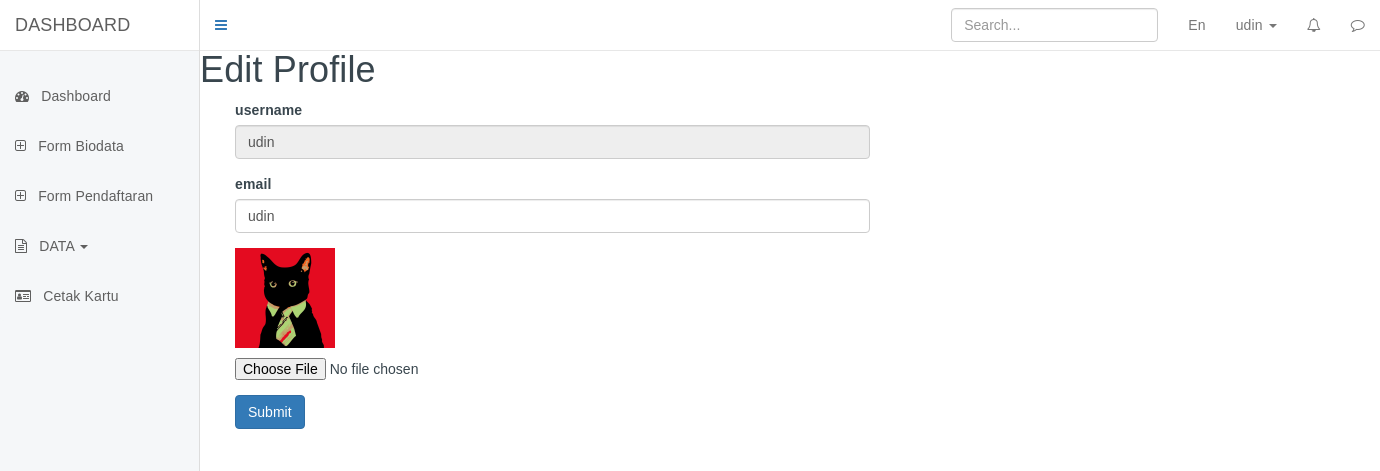
Screenshot of /user/index.php?page=profile (signed in) with the database file from the repository.
### tables this page shows
CREATE TABLE `users` (
  `id_user` int(11) NOT NULL,
  `username` varchar(100) NOT NULL,
  `email` varchar(150) NOT NULL,
  `password` varchar(255) NOT NULL,
  `image` varchar(100) NOT NULL DEFAULT 'default.png',
  `level_id` int(11) NOT NULL DEFAULT 2
);

### controllers/functions.php (called while the page is built, shortened)
<?php
$conn = mysqli_connect("localhost", "root", "", "psb_online_9");
function query($query)
{
  global $conn;
  $result = mysqli_query($conn, $query);
  $rows = [];
  while ($row = mysqli_fetch_assoc($result)) {
    $rows[] = $row;
  }
  return  $rows;
}

### user/views/edit_user.php (the view, shortened to what this page needs)
<?php
$user = query("SELECT * FROM users WHERE id_user = '" . $_SESSION['user_id'] . "'")[0];
?>
<h1>Edit Profile</h1>
<div class="container">
  <form action="" method="POST" enctype="multipart/form-data">
    <div class="form-row">
      <div class="form-group col-md-7">
        <label for="username">username</label>
        <input type="text" id="username" class="form-control" name="username" value="<?= $user['username'] ?>" disabled>
      </div>
      <div class="form-group col-md-7">
        <label for="email">email</label>
        <input type="text" id="email" class="form-control" name="email" value="<?= $user['email'] ?>">
      </div>
      <div class="form-group col-md-7">
        <img src="../file/img/<?= $user['image'] ?>" width="100px" style="margin-bottom: 10px;">
        <input type="file" id="image" name="image">
      </div>
      <div class="form-group col-md-7">
        <button type="submit" class="btn btn-primary" name="submit">Submit</button>
      </div>
    </div>
</div>

### user/style.css (style rules this page uses)
body { margin-top: 50px; background-color: #fff; font-family: Arial, sans-serif; font-size: 14px; letter-spacing: 0.01em; color: #39464e; }

### rows the page displays
users: username "udin", email "udin", image (picture)

### other values shown
$_SESSION['username'] "udin"
